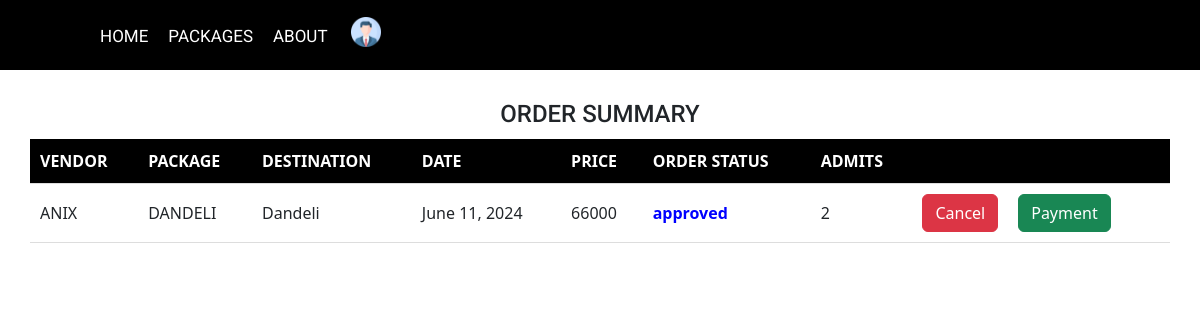
Screenshot of /userviewbookings (signed in) with the database file from the repository.
### app/models.py (models this page shows, shortened)
class Booking(models.Model):
    booking_status = (
        ('booked', 'booked'),
        ('pending', 'pending'),
        ('reject', 'reject'),
        ('paid', 'paid'),
        ('approved', 'approved')
    )
    user_id = models.ForeignKey(CustomUser, on_delete=models.CASCADE)
    package_id = models.ForeignKey(Package, on_delete=models.CASCADE)
    name = models.CharField(max_length=50)
    no_of_people = models.IntegerField()
    booking_date = models.DateField()
    date = models.DateTimeField(auto_now_add=True)
    HealthAssistant_id = models.ForeignKey(HealthAssistant, on_delete=models.CASCADE,null=True)
    status = models.CharField(choices=booking_status, default='pending', max_length=50)
    total_amount = models.IntegerField()
    rating = models.IntegerField(null=True, blank=True)
    review = models.CharField(max_length=200, null=True, blank=True)

class Package(models.Model):
    user_id = models.ForeignKey(CustomUser, on_delete=models.CASCADE)
    package_name = models.CharField(max_length=100)
    img1 = models.FileField(upload_to='package')
    img2 = models.FileField(upload_to='package')
    expiry_date = models.DateField()
    price = models.IntegerField()
    no_of_days = models.IntegerField()
    no_of_night = models.IntegerField()
    source = models.CharField(max_length=50)
    destination = models.CharField(max_length=50)
    description = models.CharField(max_length=200)
    is_active = models.BooleanField(default=False)

class CustomUser(AbstractUser):
    register_status = (
        ('approve', 'approve'),
        ('pending', 'pending'),
        ('reject', 'reject'),
    )
    phone_number = models.CharField(max_length=10)
    user_type = models.CharField(max_length=100)
    status = models.CharField(choices=register_status, default='pending', max_length=50)

### app/views.py (the view)
# urls.py: path('userviewbookings', views.userviewbookings, name="userviewbookings"),
@cache_control(no_cache=True, must_revalidate=True, no_store=True)
@login_required(login_url=Login)
def userviewbookings(request):
    User = CustomUser.objects.get(id=request.user.id)
    bookings_data = Booking.objects.filter(user_id=User).order_by('-status','-date')
    return render(request, 'User/Booking.html', {'bookings_data':bookings_data, 'User':User})

### template/User/Booking.html (shortened to what this page needs)
<!doctype html>
<html lang="en">
  <head>
    {% load static %}
    <link rel="stylesheet" href="{% static 'css/style-starter.css' %}">
    <link rel="stylesheet" href="https://cdnjs.cloudflare.com/ajax/libs/font-awesome/4.7.0/css/font-awesome.min.css">
  <link href="https://cdn.jsdelivr.net/npm/bootstrap@5.3.2/dist/css/bootstrap.min.css" rel="stylesheet"
>
  </head>
<body id="home">
<section class=" w3l-header-4 header-sticky">
	<header id="site-header" class="fixed-top">
		<div class="container">
			<nav class="navbar navbar-expand-lg navbar-dark stroke">
				<div class="collapse navbar-collapse" id="navbarTogglerDemo02">
					<ul class="navbar-nav ml-lg-5">
						<li class="nav-item active">
							<a class="nav-link" href="{% url 'userHome' %}">HOME <span class="sr-only">(current)</span></a>
						</li>
						<li class="nav-item @@services__active">
							<a class="nav-link" href="{% url 'user_packages' %}">PACKAGES</a>
						</li>
						<li class="nav-item @@contact__active">
							<a class="nav-link" href="{% url 'user_contact' %}">ABOUT</a>
						</li>
            <div class="dropdown">
              <button class="btn  dropdown-toggle" type="button" id="dropdownMenuButton" data-toggle="dropdown" aria-haspopup="true" aria-expanded="false">
              <img class="" width="30px" src="../../static/images/prof.png" alt="Profile image"> </a>
              </button>
            </div>
            </div>
				</div>
	  </header>
</section>
  <section>
    <h4 style="text-align: center; margin-top: 100px;">ORDER SUMMARY</h4>
    <table style="width: 95%;">
      <tr>
        <th>VENDOR</th>
        <th>PACKAGE</th>
        <th>DESTINATION</th>
        <th>DATE</th>
        <th>PRICE</th>
        <th>ORDER STATUS</th>
        <th>ADMITS</th>
<th></th>
      </tr>
      {% for booking in bookings_data %}
      <tr>
        <td>{{ booking.package_id.user_id.username }}</td>
        <td>{{ booking.package_id.package_name }}</td>
        <td>{{ booking.package_id.destination }}</td>
        <td>{{ booking.booking_date }}</td>
        <td>{{ booking.total_amount }}</td>
        <td style="font-weight: bold;{% if booking.status == 'pending' %}color: orange;{% elif booking.status == 'approved' %}color: blue;{% elif booking.status == 'reject' %}color: red;{% elif booking.status == 'paid' %}color: green;{% endif %}">
          {{ booking.status }}
        </td>
        <td >{{ booking.no_of_people }}</td>
        <td style="text-align: center;">
          {% if booking.status in "approved" or booking.status in "pending" %}
          <div class="d-flex" style="gap: 20px;">
          <form action="{% url 'cancel_booking' booking.id %}" method="post">
            <button type="button" class="btn btn-danger" data-bs-toggle="modal" data-bs-target="#cancelBooking">
              Cancel
            </button>
          </form>
          <a href="{% url 'payments' id=booking.id %}"><button type="button"  class="btn btn-success"  data-bs-target="#staticBackdrop">
            Payment
          </button></a>
        </div>
          {% endif %}
          </td>
      </tr>
      {% endfor %}
    </table>
  </section>

### template/User/Booking.html (style rules this page uses)
table { border-collapse: collapse; margin: 10px auto; border: none; border-bottom: 1px solid #ddd; width: 100%; }
th, td { padding: 10px; border-bottom: 1px solid #ddd; text-align: left; }
th { background-color: black; color: white; }
* { margin: 0; padding: 0; }

### rows the page displays
Booking: package_id.user_id.username "ANIX", package_id.package_name "DANDELI", package_id.destination "Dandeli", booking_date "June 11, 2024", total_amount "66000", status "approved", no_of_people "2", shows "Cancel"
